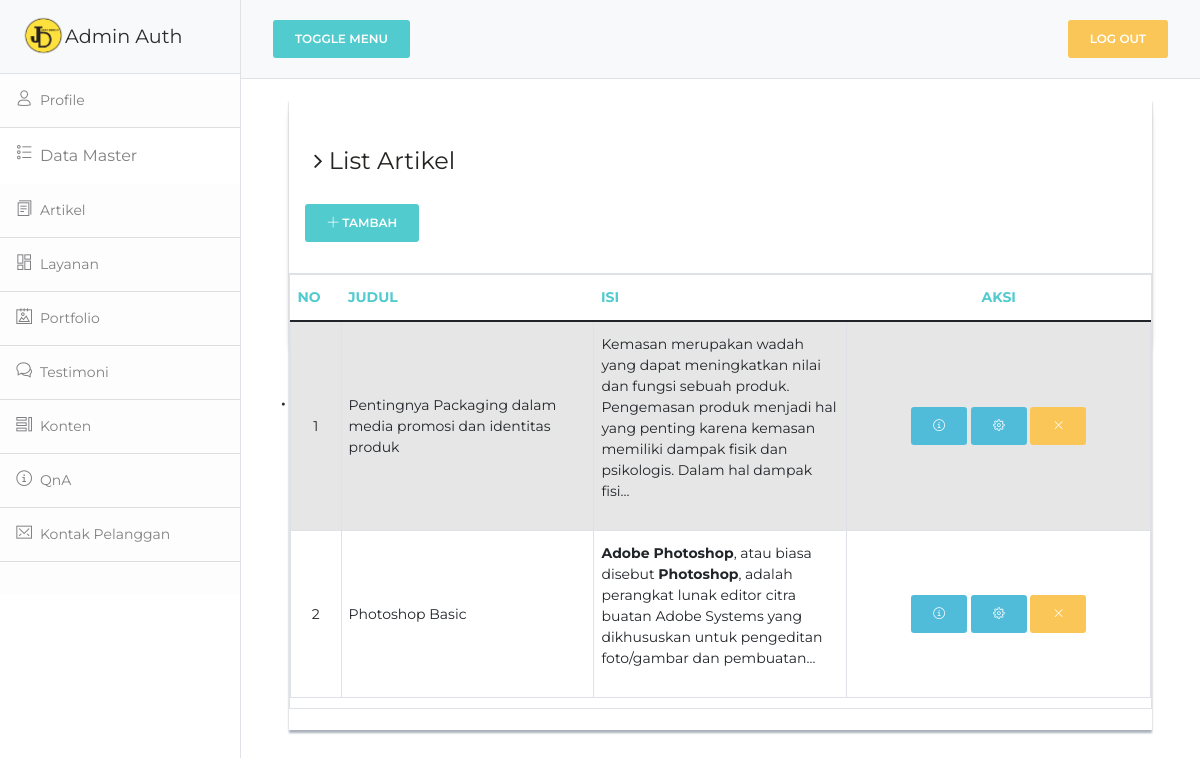
The page /Admin/index.php?include=artikel (signed in) on the database its author committed.
### tables this page shows
CREATE TABLE `artikel` (
  `id` int(11) NOT NULL,
  `judul` varchar(223) NOT NULL,
  `isi` longtext NOT NULL,
  `gambar` varchar(233) NOT NULL,
  `kategori_artikel` varchar(233) NOT NULL,
  `terbit` date NOT NULL DEFAULT current_timestamp()
);

### Admin/include/artikel.php (the view, shortened to what this page needs)
<?php include("includes/sidebar.php") ?>
        <div id="page-content-wrapper" >
        <?php include("includes/header.php") ?>
    <div class="content" style="margin-left:5%;margin-right:5%;">
        <div class="row">
          <div class="col-md-12">
            <div class="card">
            <div class="card card-user">
            <div class="content-panel">
                <div class="col-md-8"><h4><i class="fa fa-angle-right"></i> List Artikel</h4></div>
                <div class="col"><a href="index.php?include=tambah-artikel">
                    <button class="btn btn-primary" ><i class="nc-icon nc-simple-add"></i> Tambah</button></a>
                </div>
            <br>
              <section id="unseen">
                <table class="table table-responsive table-bordered table-striped table-condensed">
                  <thead class=" text-primary">
                    <tr>
                      <th width="5%">No</th>
                      <th width="25%">Judul</th>
                      <th width="25%">isi</th>
                      <th width="30%"><center>Aksi</center></th>
                    </tr>
                  </thead>
                  <tbody>
                    <?php
                    $sql_k = "SELECT `id`,`judul`,
                    `isi` FROM `artikel` ";
                    $sql_k .= " ORDER BY `judul`";
                    $query_k = mysqli_query($koneksi,$sql_k);
                    $no = 1;
                    while($data_k = mysqli_fetch_row($query_k)){
                    $id = $data_k[0];
                    $judul = $data_k[1];
                    $isi = $data_k[2];
                    ?>
                    <tr>
                    <td class="text-center"><?php echo $no;?></td>
                      <td><?php echo $judul;?></td>
                      <td><?php echo substr($isi,0,200). '...';?></td>
                      <td align="center">
                      <a href="index.php?include=detail-artikel&data=<?php echo $id;?>"
                      class="btn btn-xs btn-info"><i class="nc-icon nc-alert-circle-i"></i></a>
                      <a href="index.php?include=edit-artikel&data=<?php echo $id;?>"
                      class="btn btn-xs btn-info"><i class="nc-icon nc-settings-gear-65"></i></a>
                      <a href="javascript:if(confirm('Apakah Anda yakin ingin menghapus data
                      <?php echo $judul; ?>?'))window.location.href =
                      'index.php?include=artikel&aksi=hapus&data=<?php echo
                      $id;?>&notif=hapusberhasil'"
                      class="btn btn-xs btn-warning"><i class="nc-icon nc-simple-remove"></i></a>
                      </td>
                    </tr>
                    <?php $no++;}?>
                  </tbody>
                </table>
            </div>
            </div>
  </div>
  </div>
    <?php include("includes/footer.php") ?>

### Admin/assets/css/style.css (style rules this page uses)
body { color: #797979; background: #eaeaea; font-family: 'Ruda', sans-serif; padding: 0px !important; margin: 0px !important; font-size:13px; }
a, a:hover, a:focus { text-decoration: none; outline: none; }
.card { background: white; box-shadow: 0 2px 1px rgba(0, 0, 0, 0.2); margin-bottom: 1em; height: 250px; }
.content-panel { background: #ffffff; box-shadow: 0px 3px 2px #aab2bd; padding-top: 15px; padding-bottom: 5px; }
.content-panel h4 { margin-left: 10px; }

### rows shown on the page
artikel: judul "Pentingnya Packaging dalam media promosi dan identitas produk", isi "Kemasan merupakan wadah yang dapat meningkatkan nilai dan fungsi sebuah produk. Pengemasan produk menjadi hal yang penting karena kemasan memiliki dampak fisik dan psikologis. Dalam hal dampak fisi"
artikel: judul "Photoshop Basic", isi "Adobe Photoshop , atau biasa disebut Photoshop , adalah perangkat lunak editor citra buatan Adobe Systems yang dikhususkan untuk pengeditan foto/gambar dan pembuatan"
